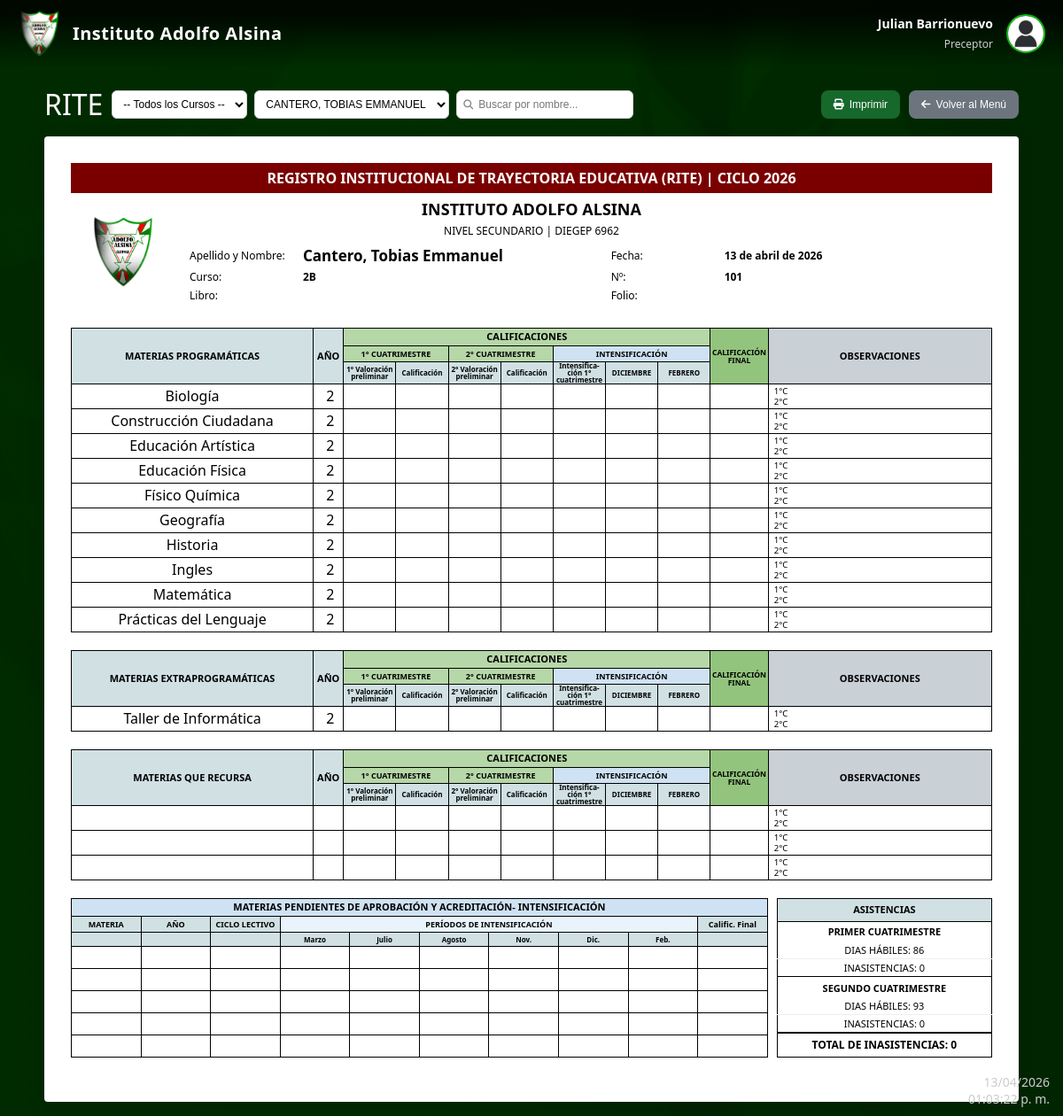
The page /rite_alumno.php?id_alumno=101 (signed in) on the database its author committed.
### tables this page shows
CREATE TABLE `alumnos` (
  `id_alumno` int(11) NOT NULL,
  `id_usuario` int(11) NOT NULL,
  `dni` int(8) DEFAULT NULL,
  `id_curso` int(11) DEFAULT NULL,
  `ubicacion` int(11) DEFAULT NULL,
  `libro` int(11) DEFAULT NULL,
  `folio` int(11) DEFAULT NULL
);

CREATE TABLE `usuarios` (
  `id_usuario` int(11) NOT NULL,
  `nombre` varchar(100) DEFAULT NULL,
  `apellido` varchar(100) DEFAULT NULL,
  `email` varchar(150) NOT NULL,
  `clave` varchar(255) NOT NULL
);

CREATE TABLE `cursos` (
  `id_curso` int(11) NOT NULL,
  `nombre_curso` varchar(10) NOT NULL,
  `id_preceptor` int(11) DEFAULT NULL,
  `asiento_fijo` tinyint(1) DEFAULT '0'
);

CREATE TABLE `curso_materia` (
  `id_curso_materia` int(11) NOT NULL,
  `id_curso` int(11) NOT NULL,
  `id_materia` int(11) NOT NULL
);

CREATE TABLE `materias` (
  `id_materia` int(11) NOT NULL,
  `nombre_materia` varchar(100) NOT NULL,
  `tipo` enum('Programática','Extraprogramática') NOT NULL DEFAULT 'Programática' COMMENT 'Indica si la materia es Programática o Extraprogramática'
);

CREATE TABLE `configuraciones` (
  `clave` varchar(100) NOT NULL,
  `valor_date` date NOT NULL,
  `valor` int(3) NOT NULL,
  `actualizado_en` datetime NOT NULL DEFAULT CURRENT_TIMESTAMP ON UPDATE CURRENT_TIMESTAMP,
  `valor_int` int(11) DEFAULT NULL
);

### rite_alumno.php (the view, shortened to what the rows shown need)
<?php
require_once __DIR__ . '/conexion.php';
$idAlumno = null;
$alumnoNombre = '';
$alumnoCurso = '';
if (isset($_GET['id_alumno']) && ctype_digit($_GET['id_alumno'])) {
  $idAlumno = intval($_GET['id_alumno']);
} elseif (isset($_GET['id_usuario']) && ctype_digit($_GET['id_usuario'])) {
  $idU = intval($_GET['id_usuario']);
  $rs = $conexion->query("SELECT id_alumno FROM alumnos WHERE id_usuario = $idU LIMIT 1");
  if ($rs && $row = $rs->fetch_assoc()) { $idAlumno = intval($row['id_alumno']); }
}
if ($idAlumno !== null) {
  $rs = $conexion->query("SELECT u.nombre, u.apellido, c.nombre_curso, a.libro, a.folio FROM alumnos a INNER JOIN usuarios u ON a.id_usuario=u.id_usuario INNER JOIN cursos c ON a.id_curso=c.id_curso WHERE a.id_alumno = $idAlumno LIMIT 1");
  if ($rs && $r = $rs->fetch_assoc()) {
    $alumnoNombre = trim(($r['apellido'] ?? '').', '.($r['nombre'] ?? ''));
    $alumnoCurso = $r['nombre_curso'] ?? '';
  }
}
  ?>
?><!DOCTYPE html>
<html lang="es">
<head>
  <link rel="stylesheet" href="https://cdnjs.cloudflare.com/ajax/libs/font-awesome/6.5.0/css/all.min.css">
  <link rel="stylesheet" href="estilos.css?v=<?php echo time(); ?>">
</head>
<body>
  <?php include __DIR__ . '/navbar.php'; ?>
  <div class="rite-container">
    <div class="rite-header no-print">
      <h1 style="margin:0; flex-shrink:0;">RITE</h1>
    </div>
    <?php
      function fecha_es($ts=null){
        $ts = $ts ?: time();
        $meses = ['enero','febrero','marzo','abril','mayo','junio','julio','agosto','septiembre','octubre','noviembre','diciembre'];
        $d = date('j', $ts);
        $m = $meses[intval(date('n',$ts))-1];
        $y = date('Y', $ts);
        return $d.' de '.$m.' de '.$y;
      }
      $fechaHoy = fecha_es();
    ?>
    <div class="rite-page-sheet">
    <div class="rite-head">
      <div class="rite-title">
        <h2>INSTITUTO ADOLFO ALSINA</h2>
        <table class="rite-meta" style="border:none; border-collapse:collapse;">
          <tr>
            <td class="label">Apellido y Nombre:</td>
            <td class="header-data name-data"><?php echo htmlspecialchars($alumnoNombre ?: ''); ?></td>
            <td class="label">Fecha:</td>
            <td class="header-data" style="background:#e9f3fb;"><?php echo htmlspecialchars($fechaHoy); ?></td>
          </tr>
          <tr>
            <td class="label">Curso:</td>
            <td class="header-data"><?php echo htmlspecialchars($alumnoCurso ?: ''); ?></td>
            <td class="label">Nº:</td>
            <td class="header-data" style="background:#e9f3fb;"><?php echo htmlspecialchars((string)$idAlumno); ?></td>
          </tr>
        </table>
      </div>
    </div>
    <?php
      $materiasCM = [];
      $filtroTipo = '';
      if ($chk = $conexion->query("SHOW COLUMNS FROM materias LIKE 'tipo'")) {
        if ($chk->num_rows > 0) { $filtroTipo = " AND m.tipo = 'Programática'"; }
      }
      $rsCM = $conexion->query(
        "SELECT cm.id_curso_materia, m.nombre_materia, c.nombre_curso\n".
        "                                FROM alumnos a\n".
        "                                INNER JOIN curso_materia cm ON cm.id_curso = a.id_curso\n".
        "                                INNER JOIN cursos c ON c.id_curso = cm.id_curso\n".
        "                                INNER JOIN materias m ON m.id_materia = cm.id_materia\n".
        "                                WHERE a.id_alumno = $idAlumno".$filtroTipo.
        "                                ORDER BY m.nombre_materia"
      );
      if ($rsCM) { $materiasCM = $rsCM->fetch_all(MYSQLI_ASSOC); }
      $notasPorCM = [];
      $obsMap = [];
      if ($obsRes = $conexion->query("SELECT id_observacion, descripcion FROM observaciones")) {
        while ($o = $obsRes->fetch_assoc()) { $obsMap[(int)$o['id_observacion']] = (string)$o['descripcion']; }
      }
      function nget($row, $keys){
        return '';
      }
      function year_from_course($name){
        if (!$name) return '';
        if (preg_match('/(\d{1,2})/u', $name, $m)) return $m[1];
        return '';
      }
    ?>
    <table class="table" style="table-layout:fixed;">
      <thead>
        <tr>
          <th rowspan="3" style="width:26%; background:#d0e0e3;">MATERIAS PROGRAMÁTICAS</th>
          <th rowspan="3" style="width:3%; background:#d0e0e3;">AÑO</th>
          <th colspan="7" style="background:#b6d7a8; text-align:center;">CALIFICACIONES</th>
          <th rowspan="3" style="width:6%; background:#93c47d;">CALIFICACIÓN FINAL</th>
          <th rowspan="3" style="width:24%; background:#c9d0d6;">OBSERVACIONES</th>
        </tr>
        <tr>
          <th colspan="2" style="background:#b6d7a8;">1° CUATRIMESTRE</th>
          <th colspan="2" style="background:#b6d7a8;">2° CUATRIMESTRE</th>
          <th colspan="3" style="background:#cfe2f3; text-align:center;">INTENSIFICACIÓN</th>
        </tr>
        <tr>
          <th style="width:9%;">1° Valoración preliminar</th>
          <th style="width:9%;">Calificación</th>
          <th style="width:9%;">2° Valoración preliminar</th>
          <th style="width:9%;">Calificación</th>
          <th style="width:9%;">Intensificación 1° cuatrimestre</th>
          <th style="width:9%;">DICIEMBRE</th>
          <th style="width:9%;">FEBRERO</th>
        </tr>
      </thead>
      <tbody>
        <?php foreach ($materiasCM as $row): $cmid = (int)$row['id_curso_materia']; $n = $notasPorCM[$cmid] ?? []; ?>
          <?php
            $anio = year_from_course($row['nombre_curso'] ?? '');
            $v1  = nget($n, ['valoracion_1','valoracion1','vp1','val1','valoracion_preliminar_1']);
            $c1  = nget($n, ['calificacion_1','calificacion1','cal1','c1','nota1']);
            $v2  = nget($n, ['valoracion_2','valoracion2','vp2','val2','valoracion_preliminar_2']);
            $c2  = nget($n, ['calificacion_2','calificacion2','cal2','c2','nota2']);
            $i1c = nget($n, ['intensificacion_1','int_1c','int1c','intensificacion_1c','intensificacion_1cuatrimestre','int_1cuatri']);
            $dic = nget($n, ['int_dic','diciembre','intensificacion_dic','intensificacion_diciembre']);
            $feb = nget($n, ['int_feb','febrero','intensificacion_feb','intensificacion_febrero']);
            $fin = nget($n, ['cal_final','final','calificacion_final']);
            $obs1Id = nget($n, ['observacion_1','obs_1c','observaciones_1c','obs1']);
            $obs2Id = nget($n, ['observacion_2','obs_2c','observaciones_2c','obs2']);
            $obs1Text = $obsMap[(int)$obs1Id] ?? '';
            $obs2Text = $obsMap[(int)$obs2Id] ?? '';
          ?>
          <tr>
            <td><?php echo htmlspecialchars($row['nombre_materia']); ?></td>
            <td style="text-align:center;">&nbsp;<?php echo htmlspecialchars($anio); ?></td>
            <td><?php echo htmlspecialchars($v1); ?></td>
            <td><?php echo htmlspecialchars($c1); ?></td>
            <td><?php echo htmlspecialchars($v2); ?></td>
            <td><?php echo htmlspecialchars($c2); ?></td>
            <td><?php echo htmlspecialchars($i1c); ?></td>
            <td><?php echo htmlspecialchars($dic); ?></td>
            <td><?php echo htmlspecialchars($feb); ?></td>
            <td><?php echo htmlspecialchars($fin); ?></td>
            <td>
              <div class="obs-item">1°C <?php echo htmlspecialchars($obs1Text); ?></div>
              <div class="obs-item">2°C <?php echo htmlspecialchars($obs2Text); ?></div>
            </td>
          </tr>
        <?php endforeach; ?>
      </tbody>
    </table>
    <?php
      $extraMaterias = [];
      $extraNotas = [];
      $tieneTipo = false;
      if ($__chkTipo = $conexion->query("SHOW COLUMNS FROM materias LIKE 'tipo'")) {
        $tieneTipo = ($__chkTipo->num_rows > 0);
      }
      if ($tieneTipo) {
        $rsExtra = $conexion->query(
          "SELECT cm.id_curso_materia, m.nombre_materia, c.nombre_curso\n".
          "FROM alumnos a\n".
          "INNER JOIN curso_materia cm ON cm.id_curso = a.id_curso\n".
          "INNER JOIN cursos c ON c.id_curso = cm.id_curso\n".
          "INNER JOIN materias m ON m.id_materia = cm.id_materia\n".
          "WHERE a.id_alumno = $idAlumno AND m.tipo = 'Extraprogramática'\n".
          "ORDER BY m.nombre_materia"
        );
        if ($rsExtra) { $extraMaterias = $rsExtra->fetch_all(MYSQLI_ASSOC); }
      }
    ?>
    <?php if (!empty($extraMaterias)): ?>
    <table class="table" style="table-layout:fixed;">
      <thead>
        <tr>
          <th rowspan="3" style="width:26%; background:#d0e0e3;">MATERIAS EXTRAPROGRAMÁTICAS</th>
          <th rowspan="3" style="width:3%; background:#d0e0e3;">AÑO</th>
          <th colspan="7" style="background:#b6d7a8; text-align:center;">CALIFICACIONES</th>
          <th rowspan="3" style="width:6%; background:#93c47d;">CALIFICACIÓN FINAL</th>
          <th rowspan="3" style="width:24%; background:#c9d0d6;">OBSERVACIONES</th>
        </tr>
        <tr>
          <th colspan="2" style="background:#b6d7a8;">1° CUATRIMESTRE</th>
          <th colspan="2" style="background:#b6d7a8;">2° CUATRIMESTRE</th>
          <th colspan="3" style="background:#cfe2f3; text-align:center;">INTENSIFICACIÓN</th>
        </tr>
        <tr>
          <th style="width:9%;">1° Valoración preliminar</th>
          <th style="width:9%;">Calificación</th>
          <th style="width:9%;">2° Valoración preliminar</th>
          <th style="width:9%;">Calificación</th>
          <th style="width:9%;">Intensificación 1° cuatrimestre</th>
          <th style="width:9%;">DICIEMBRE</th>
          <th style="width:9%;">FEBRERO</th>
        </tr>
      </thead>
      <tbody>
        <?php foreach ($extraMaterias as $row): $cmid = (int)$row['id_curso_materia']; $n = $extraNotas[$cmid] ?? []; ?>
          <?php
            $anio = year_from_course($row['nombre_curso'] ?? '');
            $v1  = nget($n, ['valoracion_1','valoracion1','vp1','val1','valoracion_preliminar_1']);
            $c1  = nget($n, ['calificacion_1','calificacion1','cal1','c1','nota1']);
            $v2  = nget($n, ['valoracion_2','valoracion2','vp2','val2','valoracion_preliminar_2']);
            $c2  = nget($n, ['calificacion_2','calificacion2','cal2','c2','nota2']);
            $i1c = nget($n, ['intensificacion_1','int_1c','int1c','intensificacion_1c','intensificacion_1cuatrimestre','int_1cuatri']);
            $dic = nget($n, ['int_dic','diciembre','intensificacion_dic','intensificacion_diciembre']);
            $feb = nget($n, ['int_feb','febrero','intensificacion_feb','intensificacion_febrero']);
            $fin = nget($n, ['cal_final','final','calificacion_final']);
            $obs1Id = nget($n, ['observacion_1','obs_1c','observaciones_1c','obs1']);
            $obs2Id = nget($n, ['observacion_2','obs_2c','observaciones_2c','obs2']);
            $obs1Text = $obsMap[(int)$obs1Id] ?? '';
            $obs2Text = $obsMap[(int)$obs2Id] ?? '';
          ?>
          <tr>
            <td><?php echo htmlspecialchars($row['nombre_materia']); ?></td>
            <td style="text-align:center;">&nbsp;<?php echo htmlspecialchars($anio); ?></td>
            <td><?php echo htmlspecialchars($v1); ?></td>
            <td><?php echo htmlspecialchars($c1); ?></td>
            <td><?php echo htmlspecialchars($v2); ?></td>
            <td><?php echo htmlspecialchars($c2); ?></td>
            <td><?php echo htmlspecialchars($i1c); ?></td>
            <td><?php echo htmlspecialchars($dic); ?></td>
            <td><?php echo htmlspecialchars($feb); ?></td>
            <td><?php echo htmlspecialchars($fin); ?></td>
            <td>
              <div class="obs-item">1°C <?php echo htmlspecialchars($obs1Text); ?></div>
              <div class="obs-item">2°C <?php echo htmlspecialchars($obs2Text); ?></div>
            </td>
          </tr>
        <?php endforeach; ?>
      </tbody>
    </table>
    <?php endif; ?>
    <table class="table" style="table-layout:fixed;">
      <thead>
        <tr>
          <th rowspan="3" style="width:26%; background:#d0e0e3;">MATERIAS QUE RECURSA</th>
          <th rowspan="3" style="width:3%; background:#d0e0e3;">AÑO</th>
          <th colspan="7" style="background:#b6d7a8; text-align:center;">CALIFICACIONES</th>
          <th rowspan="3" style="width:6%; background:#93c47d;">CALIFICACIÓN FINAL</th>
          <th rowspan="3" style="width:24%; background:#c9d0d6;">OBSERVACIONES</th>
        </tr>
        <tr>
          <th colspan="2" style="background:#b6d7a8;">1° CUATRIMESTRE</th>
          <th colspan="2" style="background:#b6d7a8;">2° CUATRIMESTRE</th>
          <th colspan="3" style="background:#cfe2f3; text-align:center;">INTENSIFICACIÓN</th>
        </tr>
        <tr>
          <th style="width:9%;">1° Valoración preliminar</th>
          <th style="width:9%;">Calificación</th>
          <th style="width:9%;">2° Valoración preliminar</th>
          <th style="width:9%;">Calificación</th>
          <th style="width:9%;">Intensificación 1° cuatrimestre</th>
          <th style="width:9%;">DICIEMBRE</th>
          <th style="width:9%;">FEBRERO</th>
        </tr>
      </thead>
    </table>
    <?php
      $resCfgA = $conexion->query("SELECT clave, valor_int FROM configuraciones WHERE clave IN ('dias_habiles_q1', 'dias_habiles_q2')");
      $dhQ1 = 0; $dhQ2 = 0;
      if ($resCfgA) {
          while ($rc = $resCfgA->fetch_assoc()) {
              if ($rc['clave'] === 'dias_habiles_q1') $dhQ1 = (int)$rc['valor_int'];
              if ($rc['clave'] === 'dias_habiles_q2') $dhQ2 = (int)$rc['valor_int'];
          }
      }
    ?>
    <div style="display:flex; gap:10px; align-items:stretch; margin-top:20px;">
      <div style="width:76%; display:flex; flex-direction:column;">
        <table class="table" style="table-layout:fixed; width:100%; margin-top:0; height:100%;">
          <thead>
            <tr>
              <th colspan="10" style="background:#cfe2f3; font-weight:700;">MATERIAS PENDIENTES DE APROBACIÓN Y ACREDITACIÓN- INTENSIFICACIÓN</th>
            </tr>
            <tr>
              <th style="width:34%;">MATERIA</th>
              <th style="width:6%;">AÑO</th>
              <th style="width:13%;">CICLO LECTIVO</th>
              <th colspan="6" style="background:#e9f3fb; text-align:center;">PERÍODOS DE INTENSIFICACIÓN</th>
              <th style="width:10%;">Calific. Final</th>
            </tr>
            <tr>
              <th></th><th></th><th></th>
              <th style="width:6%;">Marzo</th><th style="width:6%;">Julio</th><th style="width:6%;">Agosto</th>
              <th style="width:6%;">Nov.</th><th style="width:7%;">Dic.</th><th style="width:6%;">Feb.</th>
              <th></th>
            </tr>
          </thead>
        </table>
      </div>
      <div style="width:23.5%; display:flex; flex-direction:column;">
        <table class="table" style="width:100%; border-collapse:collapse; margin-top:0; height:100%;">
          <thead>
            <tr><th style="background:#d0e0e3; padding:5px; font-weight:700;">ASISTENCIAS</th></tr>
          </thead>
          <tbody style="font-size:11px;">
            <tr><td style="padding:1px 6px; border-top:none; border-bottom:1px solid #eee; line-height:1;">DIAS HÁBILES: <?=$dhQ1?></td></tr>
            <tr><td style="padding:1px 6px; border-top:none; border-bottom:1px solid #eee; line-height:1;">DIAS HÁBILES: <?=$dhQ2?></td></tr>
          </tbody>
        </table>
      </div>
      </div>
    </div>
  </div>
</body>
</html>

### rows shown on the page
alumnos: id_usuario.nombre "Cantero, Tobias Emmanuel", id_curso.nombre_curso "2B"
curso_materia: id_materia.nombre_materia "Biología", id_curso.nombre_curso "2"
curso_materia: id_materia.nombre_materia "Construcción Ciudadana", id_curso.nombre_curso "2"
curso_materia: id_materia.nombre_materia "Educación Artística", id_curso.nombre_curso "2"
curso_materia: id_materia.nombre_materia "Educación Física", id_curso.nombre_curso "2"
curso_materia: id_materia.nombre_materia "Físico Química", id_curso.nombre_curso "2"
curso_materia: id_materia.nombre_materia "Geografía", id_curso.nombre_curso "2"
curso_materia: id_materia.nombre_materia "Historia", id_curso.nombre_curso "2"
curso_materia: id_materia.nombre_materia "Ingles", id_curso.nombre_curso "2"
curso_materia: id_materia.nombre_materia "Matemática", id_curso.nombre_curso "2"
curso_materia: id_materia.nombre_materia "Prácticas del Lenguaje", id_curso.nombre_curso "2"
curso_materia: id_materia.nombre_materia "Taller de Informática", id_curso.nombre_curso "2"
configuraciones: valor_int "86"
configuraciones: valor_int "93"

### other values the page prints
$_SESSION['nombre'].' '.$_SESSION['apellido'] "Julian Barrionuevo"
$nombresPerfiles[$perfilActivo][0] "Preceptor"
$textoVolver "Volver al Menú"
$fechaHoy "13 de abril de 2026"
$idAlumno "101"
fmtInas($asistQ1) "0"
fmtInas($asistQ2) "0"
fmtInas($asistQ1 + $asistQ2) "0"
form field value "CANTERO, TOBIAS EMMANUEL"
